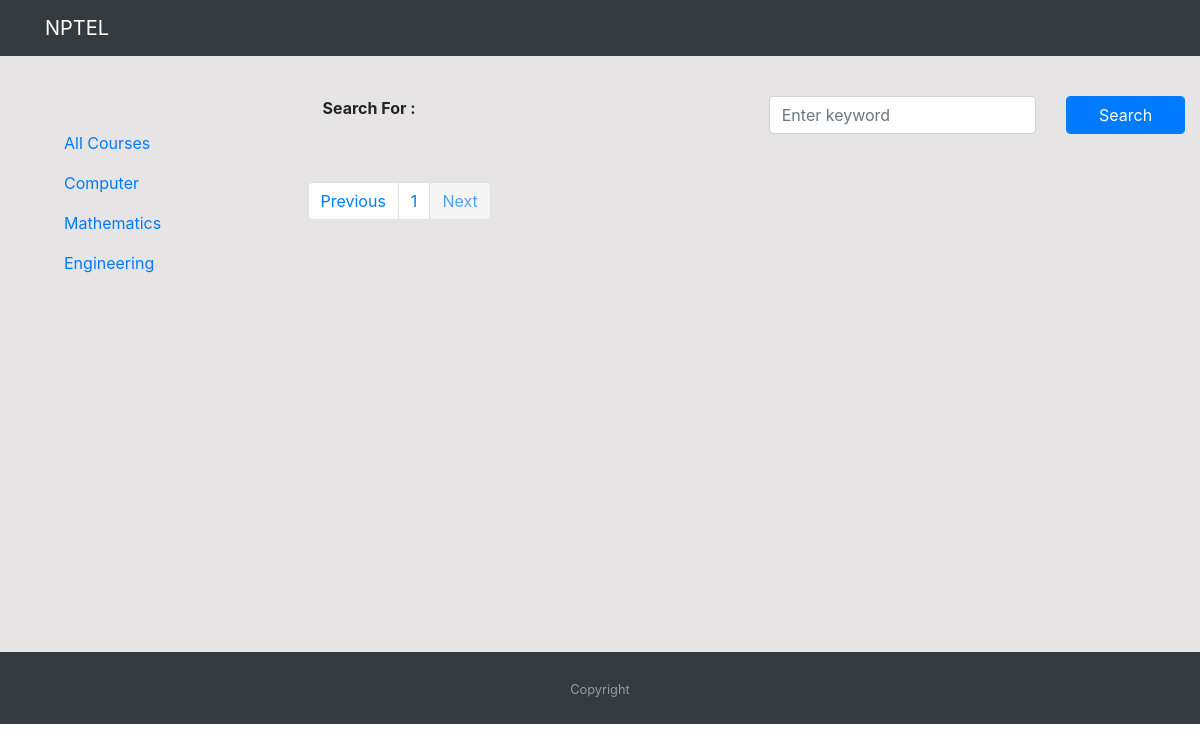
The page /2 on the database as committed earlier.
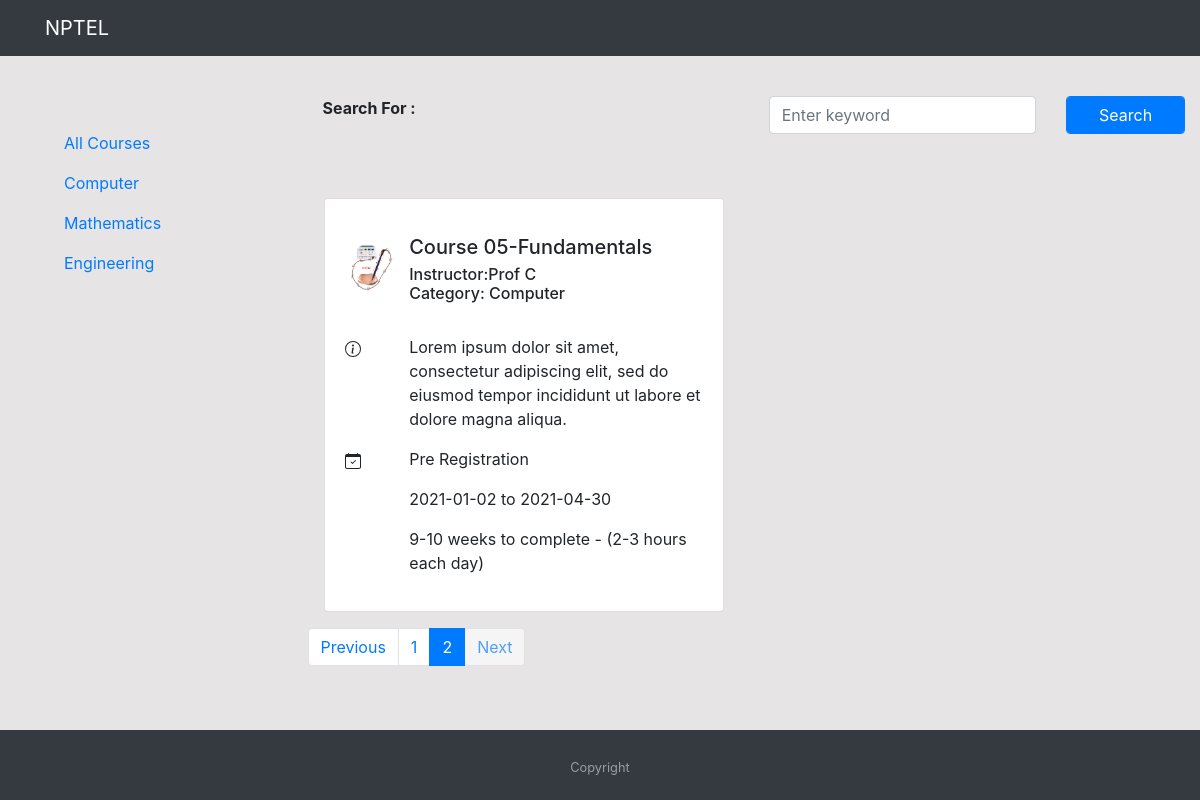
The same page on the database as committed later.
### app.py (models this page shows, shortened)
class Courses(db.Model):
  id = db.Column(db.Integer, primary_key=True)
  title = db.Column(db.String(100), unique=True)
  instructor = db.Column(db.String)
  category = db.Column(db.String)
  description = db.Column(db.String)
  filename = db.Column(db.String)
  type = db.Column(db.String)
  startDate = db.Column(db.Integer)
  endDate = db.Column(db.Integer)

### app.py (the view)
@app.route('/', methods=['GET', 'POST'], defaults={"page": 1})
@app.route('/<int:page>', methods=['GET', 'POST'])
def index(page):
    page = page
    pages = 5
    courses = Courses.query.order_by(Courses.id.asc()).paginate(page,pages,error_out=False)
    if request.method == 'POST' and 'tag' in request.form:
       tag = request.form["tag"]
       search = "%{}%".format(tag)
       courses = Courses.query.filter(or_(Courses.title.like(search), Courses.instructor.like(search))).paginate(per_page=pages, error_out=True)
       return render_template('index.html', courses=courses, tag=tag)
    return render_template('index.html', courses=courses)

### templates/index.html (shortened to what this page needs)
{% extends "base.html" %}
{% block content %}
<section>
  {% for course in courses.items %}
  <div class="row">
    <div class="card my-3 mx-3" style="width: 25rem;">
      <div class="card-body">
        <div class="row py-4">
          <div class="col container">
            <a href=""><img src="../static/imageuploads/{{course.filename}}" width="50" height="50" alt="..."></a>
          </div>
          <div class="col-md-10 container" style="margin-right: 0%;margin-top: -15%;">
            <h5 class="card-title">{{ course.title}}</h5>
            <h6 class="card-subtitle mb-2 ">Instructor:{{ course.instructor}}<br> Category: {{ course.category}}</h6>
          </div>
        </div>
        <div class="row">
          <div class="col container">
          </div>
          <div class="col-md-10 container">
            <p>{{ course.description }}</p>
          </div>
        </div>
        <div class="row">
          <div class="col container">
          </div>
          <div class="col-md-10 container">
            <p> {{course.type}} </p>
            <p id ="date">{{ course.startDate}} to {{ course.endDate}}</p>
            <p > 9-10 weeks to complete - (2-3 hours each day) </p>
          </div>
        </div>
      </div>
    </div>
  </div>
  {% endfor %}
  </div>
<nav aria-label="Page navigation example">
  <ul class="pagination">
    {% if courses.has_prev %}
    <li class="page-item"> <a class="page-link" href="{{ url_for('index', page=courses.prev_num) }}">Previous</a></li>
    {% else %}
    <li class="page-item"><a class="page-link btn disabled" href="#">Previous</a></li>
    {% endif %}
    {% for page in courses.iter_pages(left_edge=3, right_edge=3) %}
    {% if page %}
    {% if page==courses.page %}
    <li class="page-item active"><a class="page-link" href="{{ url_for('index', page=page) }}">{{ page }}</a></li>
    {% else %}
    <li class="page-item"><a class="page-link" href="{{ url_for('index', page=page) }}">{{ page }}</a></li>
    {% endif %}
    {% else %}
    <li class="page-item disabled" id="example_ellipsis"><a href="#" class="page-link">…</a></li>
    {% endif %}
    {% endfor %}
    {% if courses.has_next %}
    <li class="page-item"> <a class="page-link" href="{{ url_for('index', page=courses.next_num) }}">Next</a></li>
    {% else %}
    <li class="page-item"><a class="page-link btn disabled" href="#">Next</a></li>
    {% endif %}
  </ul>
</nav>
{% endblock %}

### templates/base.html (shortened to what this page needs)
<!doctype html>
<html lang="en">
<head>
  <link rel="stylesheet" href="https://stackpath.bootstrapcdn.com/bootstrap/4.5.2/css/bootstrap.min.css"
>
  <link rel="stylesheet" href="{{ url_for('static', filename='css/main.css') }}">
</head>
<body>
  <nav class="navbar navbar-expand-lg navbar-dark bg-dark fixed-top">
    <div class="container">
      <a class="navbar-brand" href="#">NPTEL</a>
    </div>
  </nav>
  <div class="Main">
    <div class="row">
      <div class="col-3  " id="sidebar">
        <nav class="nav flex-column px-5">
          <a class="nav-link active" href="/">All Courses </a>
          <a class="nav-link" href="/Computer">Computer</a>
          <a class="nav-link" href="/Maths">Mathematics</a>
          <a class="nav-link" href="/engineering">Engineering</a>
        </nav>
      </div>
      <div class="col-9">
        <div class="container my-5">
          <div class="row py-5">
            <div class="col-6">
              <strong>Search For : {{ tag}}</strong>
            </div>
            <div class="col-6">
              <form action="" method="post" autocomplete="off">
                <div class="row">
                  <div class="col-8">
                    <input type="text" class="form-control" name="tag" id="tag" placeholder="Enter keyword" />
                  </div>
                  <div class="col-4" align="left">
                    <input type="submit" value="Search" class="form-control btn btn-primary " name="">
                  </div>
              </form>
            </div>
          </div>
        </div>
        <div class="row">
          <div class="col-12">
            {% block content %}
            {% endblock %}
          </div>
        </div>
      </div>
    </div>
  <footer id="sticky-footer" class="py-4 bg-dark text-white-50">
    <div class="container text-center">
      <small>Copyright </small>
    </div>
  </footer>
</body>
</html>

### static/css/main.css (style rules this page uses)
html, body { height: 100hv; }
#sticky-footer { flex-shrink: none; }
#sidebar { padding-top: 10%; padding-bottom: 30%; }
.Main { background-color: rgb(230, 228, 228); }

Rows that differ between the two databases and show on the page:
added Courses: filename (picture), title "Course 05-Fundamentals", instructor "Prof C", category "Computer", description "Lorem ipsum dolor sit amet, consectetur adipiscing elit, sed do eiusmod tempor incididunt ut labore et dolore magna aliqua.", type "Pre Registration", startDate "2021-01-02", endDate "2021-04-30"
Other text that changed with them:
new list line: "2"
